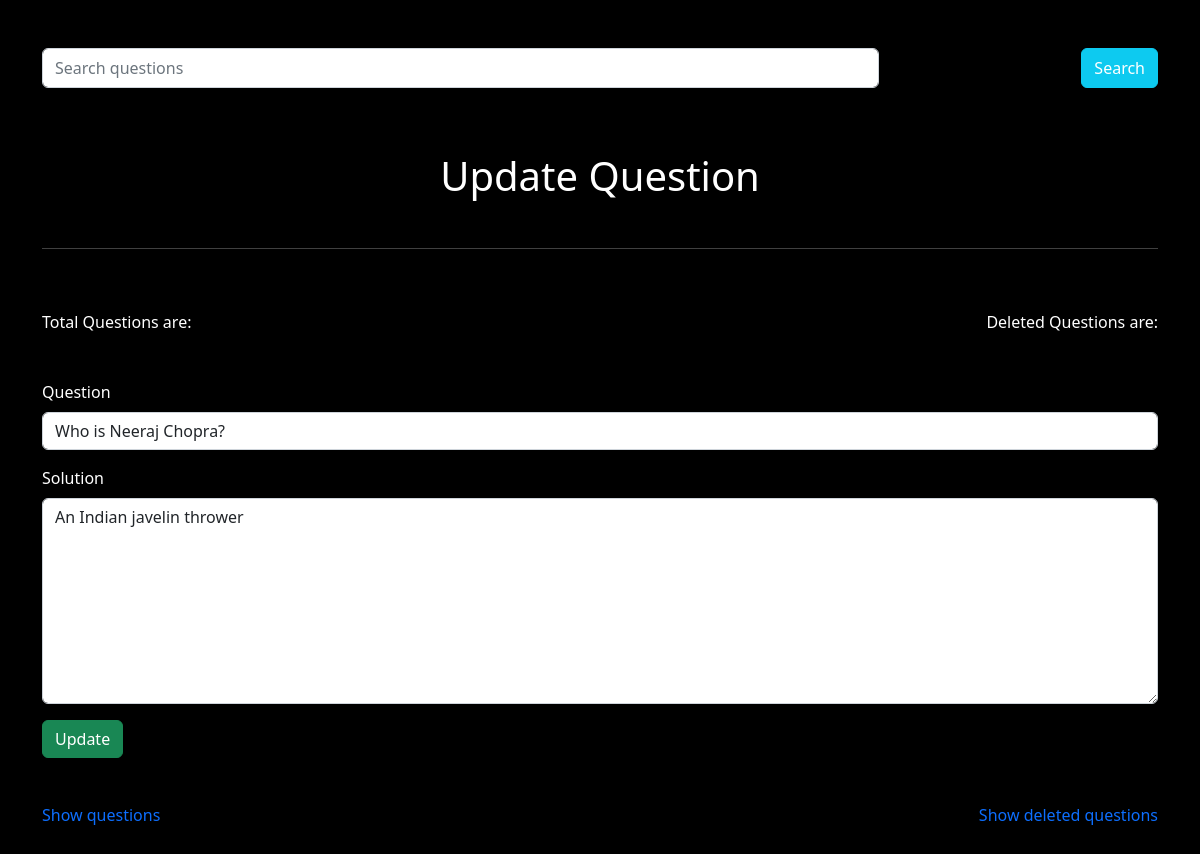
/update/58, run on the app's committed database.
### quiz/models.py (models this page shows, shortened)
class Question(models.Model):
    question = models.TextField()
    answer = models.TextField()

### quiz/views.py (the view)
# urls.py: path('update/<str:pk>', views.Updateques, name="updateques"),
def Updateques(request, pk):
    change="Update"
    upd = "Update Question"
    quesObj = Question.objects.get(id=pk)
    if request.method =="POST":
        quesObj.question = request.POST['question']
        quesObj.answer = request.POST['solution']
        quesObj.save()
        messages.success(request, 'Your question has successfully been updated')
        return redirect("/")
    context={
        'update':upd,
        'question':quesObj,
        'change':change
    }
    return render(request, 'quiz/index.html', context)

### templates/quiz/index.html (shortened to what this page needs)
<!doctype html>
<html lang="en">
  <head>
    <link href="https://cdn.jsdelivr.net/npm/bootstrap@5.2.0/dist/css/bootstrap.min.css" rel="stylesheet">
  </head>
  <body style="background:black; color:white;">
    <div class="container my-5">
      <form method="GET" action="{%url 'search'%}" class="d-flex justify-content-between">
           <div class="mb-3" style="width:75% !important;">
             <input type="text" class="form-control" id="query" name="query" required placeholder="Search questions" style="width:100% !important; height:40px;" >
           </div>
           <button type="submit" class="btn btn-info" style="width:fit-content !important; height:40px; color:white;">Search</button>
         </form>
      {%if update%}
      <h1 class="heading-4 text-center my-5">{{update}}</h1>
      <hr>
      {%endif%}
      <div class="d-flex justify-content-between">
      <h1 class="h6 my-5">Total Questions are: {{length}}</h1>
      <h1 class="h6 my-5">Deleted Questions are: {{delQ}}</h1>
      </div>
        <form method="POST">
            <div class="mb-3">
              <label for="ques" class="form-label">Question</label>
              <input type="text" class="form-control" id="ques" aria-describedby="emailHelp" name="question" required {%if question%}value="{{question.question}}"{%endif%}>
            </div>
            <div class="mb-3">
              <label for="solution" class="form-label">Solution</label>
              <textarea class="form-control" required id="solution" rows="8" name="solution">{%if question%}{{question.answer}}{%endif%}</textarea>
            </div>
            <button type="submit" class="btn btn-success">{%if add%}{{add}}{%endif%}  {%if change%}{{change}}{%endif%}</button>
          </form>
          <div class="d-flex justify-content-between">
          <a href="{%url "show"%}" style="text-decoration:none !important;"><h1 class="h6 my-5">Show questions</h1></a>
          <a href="{%url "ShowDelQues"%}" style="text-decoration:none !important;"><h1 class="h6 my-5">Show deleted questions</h1></a>
          </div>
    </div>
  </body>
</html>

### data on the page
Question: question "Who is Neeraj Chopra?", solution "An Indian javelin thrower"

### other printed values
{{ update }} "Update Question"
{{ change }} "Update"
